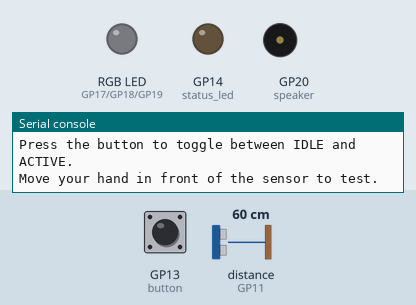
A program run on a simulated Raspberry Pi Pico running MicroPython. Parts: an RGB LED mixed from three pins (HIGH = lit), output pins drawn as LEDs (lit = HIGH), buzzer (waves = sounding), the last lines printed to the serial console. The inputs (shaded band) are chosen by the test bench; at power-on: GP13 (button) HIGH, distance to the obstacle (sensor on GP11) 60 cm. The echo pulse lasts 58.3 µs per cm; dim RGB values are drawn brighter than linear.

Above: at 1.2 s.
1.3 s: GP13 (button) pulled LOW for 0.15 s
At 1.8 s:
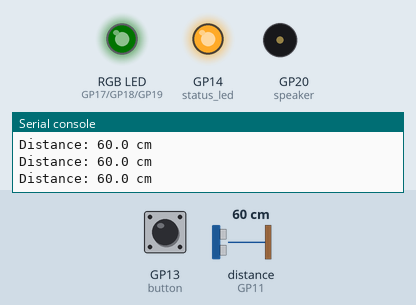
2.9 s: distance to the obstacle (sensor on GP11) set to 41 cm
4.4 s: distance to the obstacle (sensor on GP11) set to 38 cm
At 4.83 s:
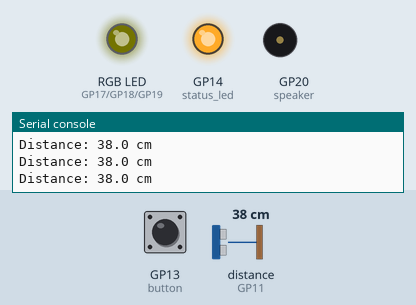
7.4 s: distance to the obstacle (sensor on GP11) set to 22 cm
10.4 s: distance to the obstacle (sensor on GP11) set to 18 cm
At 11.5 s:
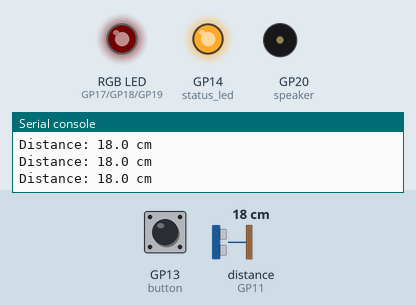
13.4 s: GP13 (button) pulled LOW for 1 s
At 14.4 s:
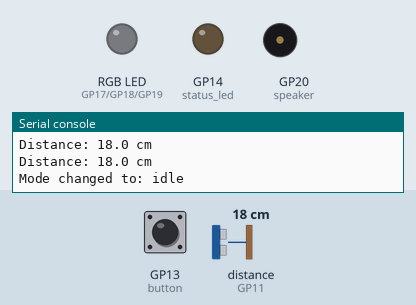
Timing chart, 0 to 16.4 s (numbered marks = the images above; inputs shaded):
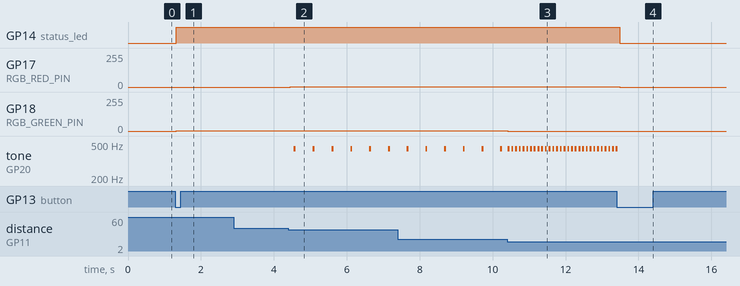

The program:

03A_distance_station.py
```python
from picozero import LED, Button, RGBLED, DistanceSensor, Speaker
from time import sleep

# 03 — Pico Smart Distance Station
# Completed reference solution for coaches/teachers.
# Students should work from the lab Skeleton Starter and STUDENT_START.md.

# --- Pin setup (matches the lab instructions) ---
STATUS_LED_PIN = 14
BUTTON_PIN = 13
RGB_RED_PIN = 17
RGB_GREEN_PIN = 18
RGB_BLUE_PIN = 19
ULTRASONIC_ECHO_PIN = 11
ULTRASONIC_TRIG_PIN = 10
SPEAKER_PIN = 20

# --- Distance thresholds (in cm) ---
CLOSE_CM = 20.0
MEDIUM_CM = 40.0

# --- Objects ---
status_led = LED(STATUS_LED_PIN)
button = Button(BUTTON_PIN)
rgb = RGBLED(red=RGB_RED_PIN, green=RGB_GREEN_PIN, blue=RGB_BLUE_PIN)
sensor = DistanceSensor(echo=ULTRASONIC_ECHO_PIN, trigger=ULTRASONIC_TRIG_PIN)
speaker = Speaker(SPEAKER_PIN)

# Simple mode variable: "idle" or "active"
mode = "idle"

# Track previous button state for edge detection
prev_pressed = False


def read_distance_cm():
    """Return the distance in centimeters (float)."""
    d_m = sensor.distance        # distance in meters
    d_cm = d_m * 100
    return d_cm


def update_lights(distance_cm):
    """
    Set status_led and rgb color based on:
      - mode (idle vs active)
      - distance_cm (far / medium / close)
    """
    global mode

    if mode == "idle":
        status_led.off()
        rgb.off()
        return

    # mode == "active"
    status_led.on()

    if distance_cm is None:
        # If we somehow get here without a distance, just turn RGB off
        rgb.off()
        return

    # Choose colors for distance ranges
    if distance_cm < CLOSE_CM:
        # Too close: red
        rgb.color = (1.0, 0.0, 0.0)
    elif distance_cm < MEDIUM_CM:
        # Medium range: yellow (red + green)
        rgb.color = (1.0, 1.0, 0.0)
    else:
        # Far: green
        rgb.color = (0.0, 1.0, 0.0)


def update_sound(distance_cm, loop_count):
    """
    Decide when/how the speaker should beep.

    Pattern:
      - idle: speaker.off()
      - far:  silent
      - medium: short beep every few loops
      - close: faster short beep each loop
    """
    global mode

    if mode == "idle" or distance_cm is None:
        speaker.off()
        return

    # Far: silent
    if distance_cm >= MEDIUM_CM:
        speaker.off()
        return

    # Medium: occasional beep (every 5th loop)
    if CLOSE_CM <= distance_cm < MEDIUM_CM:
        if loop_count % 5 == 0:
            speaker.beep(on_time=0.05, off_time=0.05, n=1)
        else:
            speaker.off()
        return

    # Close: frequent beeps (every loop)
    if distance_cm < CLOSE_CM:
        speaker.beep(on_time=0.05, off_time=0.05, n=1)
        return


def handle_button():
    """
    Flip mode when the button is pressed (edge-triggered).

    We toggle when the state changes from "not pressed" to "pressed".
    """
    global mode, prev_pressed

    pressed_now = button.is_pressed

    # Detect transition: not pressed -> pressed
    if (not prev_pressed) and pressed_now:
        mode = "active" if mode == "idle" else "idle"
        print("Mode changed to:", mode)

    prev_pressed = pressed_now


def main():
    print("Pico Smart Distance Station starting...")
    print("Press the button to toggle between IDLE and ACTIVE.")
    print("Move your hand in front of the sensor to test.")

    loop_count = 0

    try:
        while True:
            loop_count += 1
            handle_button()

            if mode == "active":
                distance_cm = read_distance_cm()
                print(f"Distance: {distance_cm:.1f} cm")
            else:
                distance_cm = None  # no reading in idle

            update_lights(distance_cm)
            update_sound(distance_cm, loop_count)

            sleep(0.1)  # small delay to avoid spamming the sensor
    except KeyboardInterrupt:
        print("Stopping.")
    finally:
        status_led.off()
        rgb.off()
        speaker.off()


if __name__ == "__main__":
    main()
```

Measured:
- the behaviour switches between 40 and 39 cm on distance to the obstacle (sensor on GP11) (found by bisection; images 1 and 2)
- the behaviour switches between 20 and 19 cm on distance to the obstacle (sensor on GP11) (found by bisection; images 2 and 3)
- after the input at 1.3 s, GP14 (status_led): LOW → HIGH at once; GP18 (RGB_GREEN_PIN): 0/255 → 1/255 at once
- after the input at 4.4 s, GP17 (RGB_RED_PIN): 0/255 → 1/255 after 0.05 s; tone on GP20 (speaker): alternates 440 Hz for 0.05 s and silent for 0.47 s, starting after 0.15 s
- after the input at 10.4 s, GP18 (RGB_GREEN_PIN): 1/255 → 0/255 at once; tone on GP20 (speaker): alternates 440 Hz for 0.05 s and silent for 0.05 s, starting at once
- after the input at 13.4 s, GP14 (status_led): HIGH → LOW after 0.08 s; GP17 (RGB_RED_PIN): 1/255 → 0/255 after 0.08 s; tone on GP20 (speaker): goes on until 13.4 s, then stays silent
